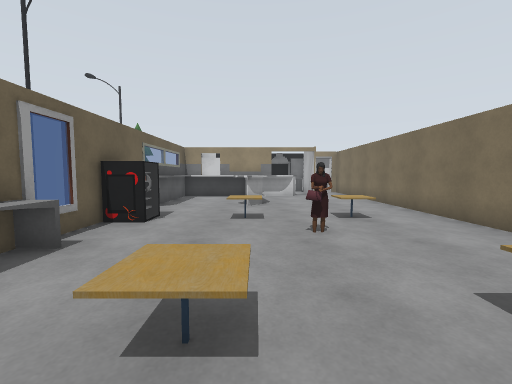
[1] (above)

12 first-person views from a walk through a robot-simulator world made for Gazebo. The camera is 1.2 m above the floor, tilts 4° down and sees 90° across. The floor is counted in squares, 1 m on a side. Each view is taken from the middle of a square. On the plan, view 1 faces up. The plan holds only what a view shows up to about 12 squares ahead; the rest is blank. The place goes on beyond the plan. The robots in the file are not drawn. Some stock models are drawn as simple stand-ins. Some surface patterns are stand-ins.

[2]
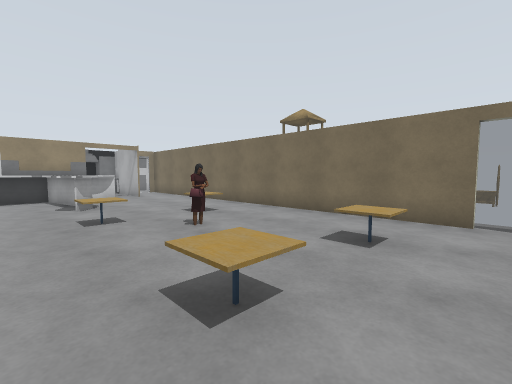

[3]
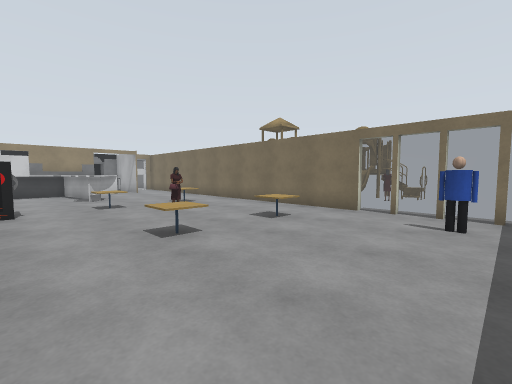

[4]
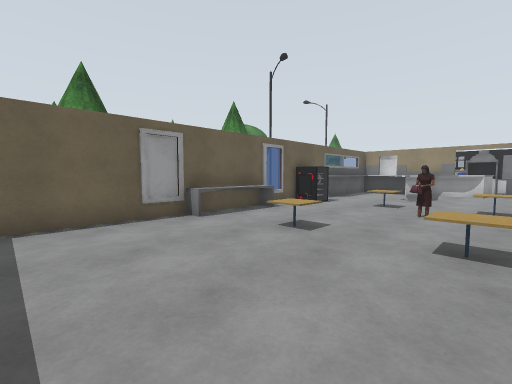

[5]
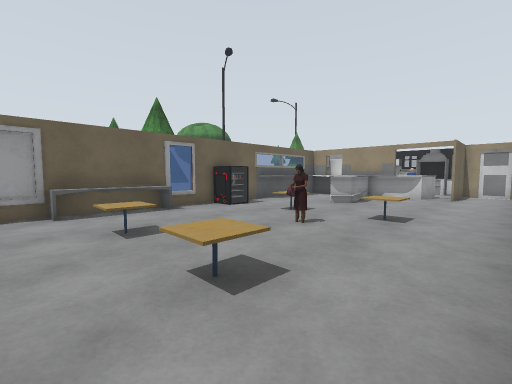

[6]
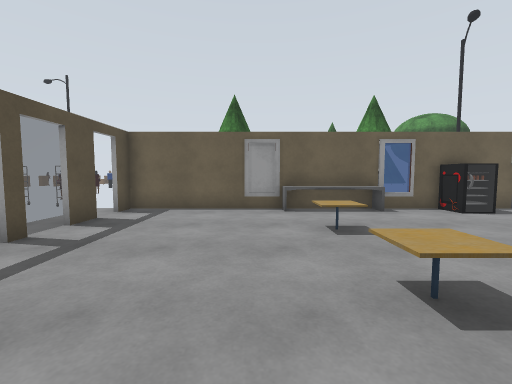

[7]
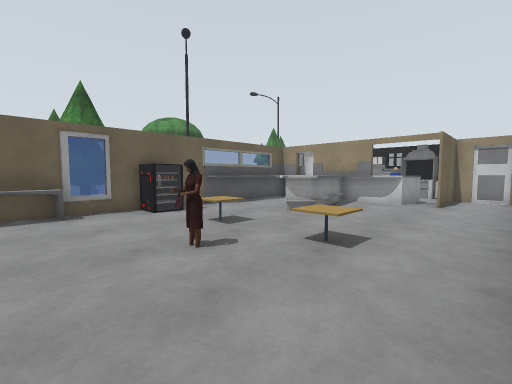

[8]
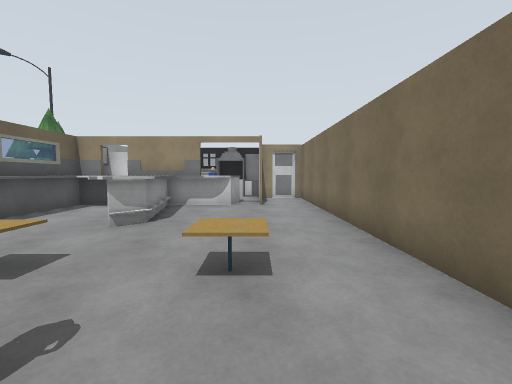

[9]
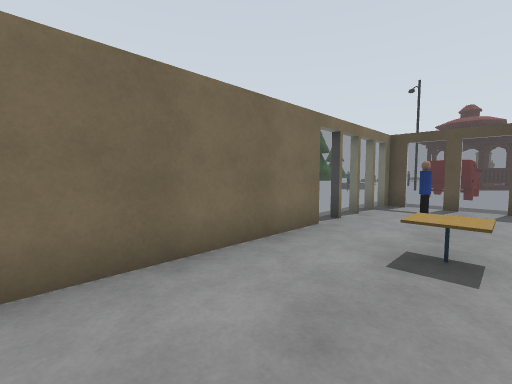

[10]
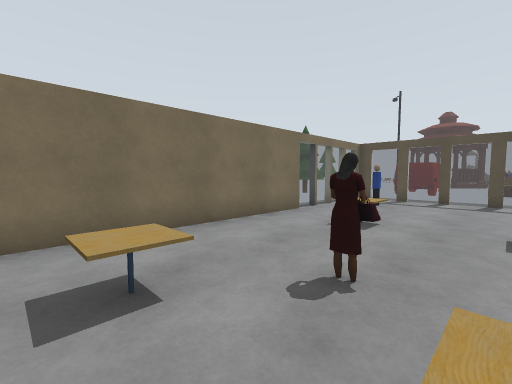

[11]
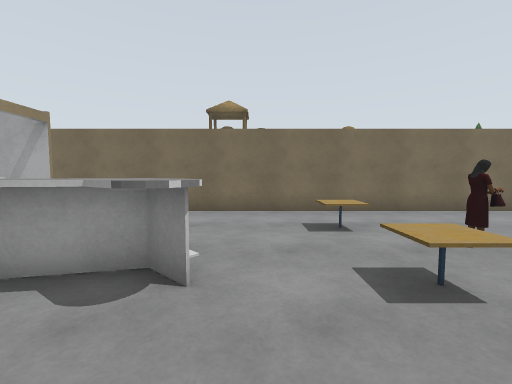

[12]
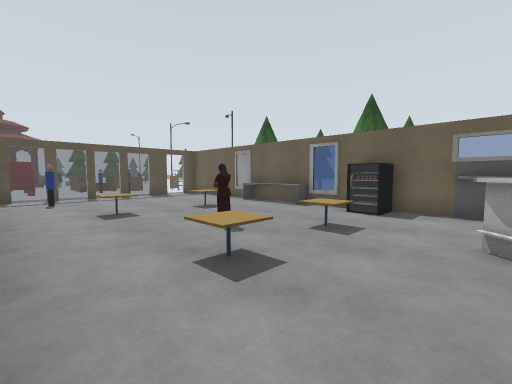

### Floor plan
Key: @ floor where view 1 was taken; # wall or solid block; . floor; = window, fence, low wall or low ledge; T cafe table; P person.
Columns run from 4 left of view 1 to 6 right of it. Each row starts with its distance up from view 1.
 17        ####
 16        #..#
 15       ##..
 14   ######..#
 13 ####=.....#
 12 #..#=.....#
 11 #...=.....#
 10 #...=.....#
  9 #.........#
  8 #.........#
  7 #=.TT.TT..#
  6 #.........#
  5 =....P....#
  4 #=........#
  3 #=........#
  2 #=.TT.TT..#
  1 #=........#
  0 #...@.....=
 -1 #.........=
 -2 #.......P.=
 -3 #.........=
 -4 ###########

Where each view was taken, in squares from view 1:
view 1: 0 up, 0 right, facing up
view 2: 0 up, 2 left, facing up-right
view 3: 3 down, 3 left, facing up-right
view 4: 3 down, 3 right, facing up-left
view 5: 0 up, 5 right, facing up-left
view 6: 0 up, 5 right, facing left
view 7: 3 up, 5 right, facing up-left
view 8: 4 up, 3 right, facing up
view 9: 6 up, 2 right, facing down-right
view 10: 8 up, 0 right, facing down-right
view 11: 9 up, 3 left, facing right
view 12: 10 up, 5 right, facing down-left
